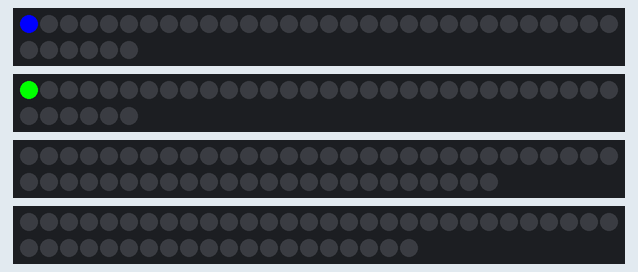
Recording of a sketch running on a simulated ESP32. On the bench: 2 × 36 RGB LEDs in strip order, left to right, continuing on the next row, 54 RGB LEDs in strip order, left to right, continuing on the next row, 50 RGB LEDs in strip order, left to right, continuing on the next row.

Above: at 0.16 s.
At 1.38 s:
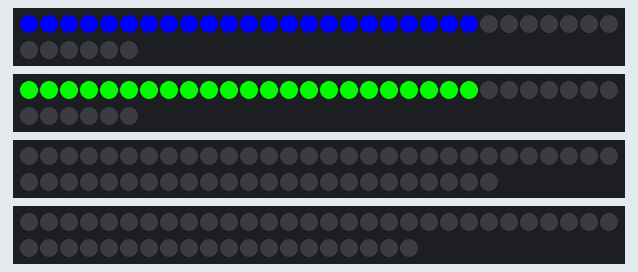
At 2.6 s:
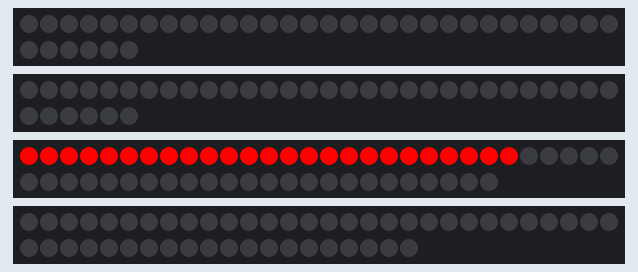
At 3.52 s:
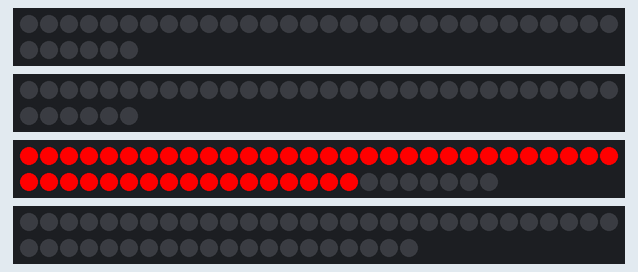
At 4.43 s:
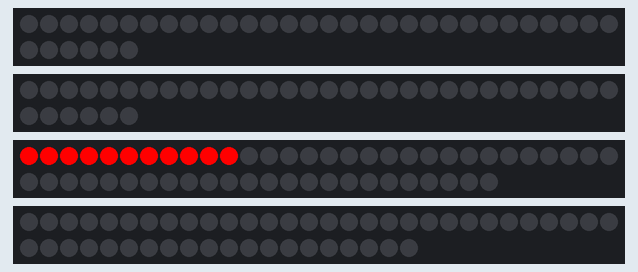
At 5.05 s:
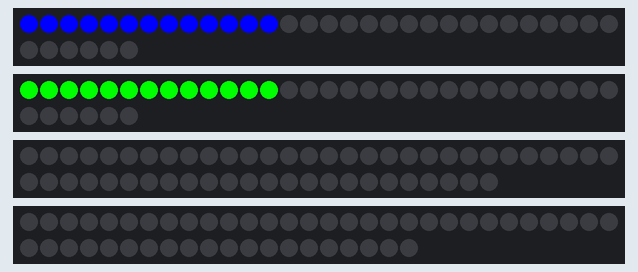

The sketch:

bubenik_ledky.ino
```cpp
#include <FastLED.h>

#define PIN_LAVY  27
#define PIN_PRAVY 14
#define PIN_KOPAK 32
#define PIN_EYES  23

#define PRAVY_BUBON 36
#define LAVY_BUBON  36
#define KOPAK       54
#define EYES        50

CRGB pravy[PRAVY_BUBON];
CRGB lavy[LAVY_BUBON];
CRGB kick[KOPAK];
CRGB eyes[EYES];

void setup() {
  Serial.begin(115200);
  FastLED.addLeds<WS2811, PIN_PRAVY, GRB>(pravy, PRAVY_BUBON);
  FastLED.addLeds<WS2811, PIN_LAVY, GRB>(lavy, LAVY_BUBON);
  FastLED.addLeds<WS2811, PIN_KOPAK, GRB>(kick, KOPAK);
  FastLED.addLeds<WS2811, PIN_EYES, GRB>(eyes, EYES);
}

void loop() {
  ledky_vedlajsie();
  hlavny_bubon();
}

// Zapína LED na všetkých pásikoch naraz
void ledky_vedlajsie() {
  int max_led = max(PRAVY_BUBON, LAVY_BUBON);  // Najväčší počet LED

  for (int i = 0; i < max_led; i++) {
    if (i < PRAVY_BUBON) pravy[i] = 0x0000FF;
    if (i < LAVY_BUBON) lavy[i] = 0x00FF00;

    FastLED.show();
    delay(20);
  }

  for (int i = max_led - 1; i >= 0; i--) {
    if (i < PRAVY_BUBON) pravy[i] = 0x000000;
    if (i < LAVY_BUBON) lavy[i] = 0x000000;

    FastLED.show();
    delay(20);
  }
}
void hlavny_bubon() {
  for (int i = 0; i < KOPAK; i++) {
    kick[i] = 0xFF0000;
    FastLED.show();
    delay(20);
  }
  for (int i = KOPAK - 1; i >= 0; i--) {
    kick[i] = 0x000000;
    FastLED.show();
    delay(20);
  }
}
```

Measured:
- by itself, everything shown: repeats every 4.6 s, in 15 steps
